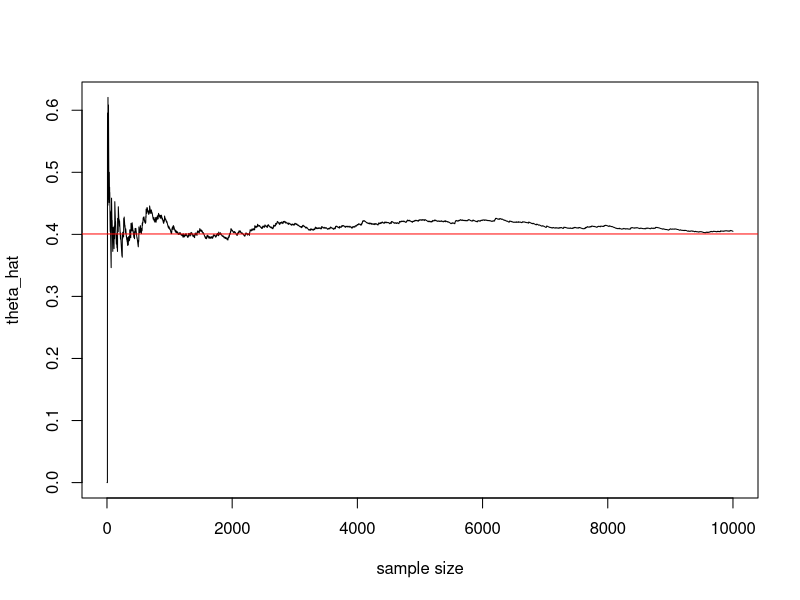
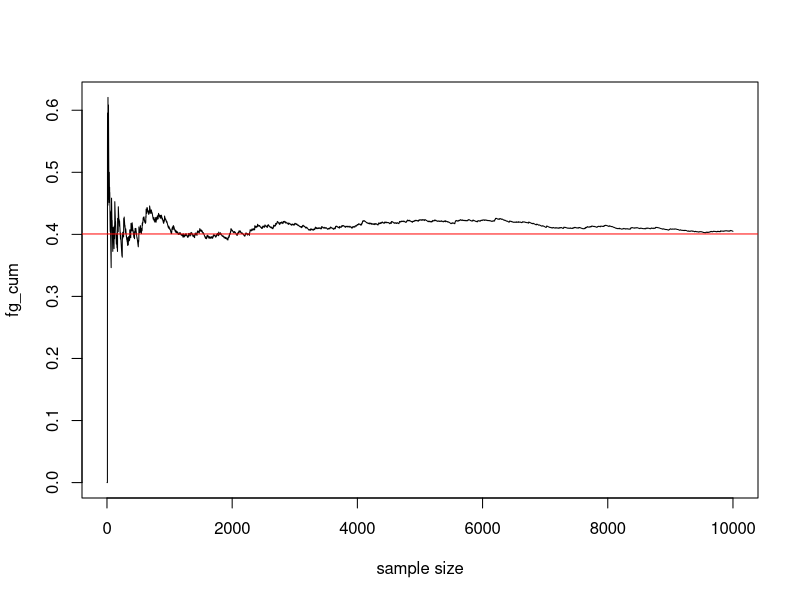
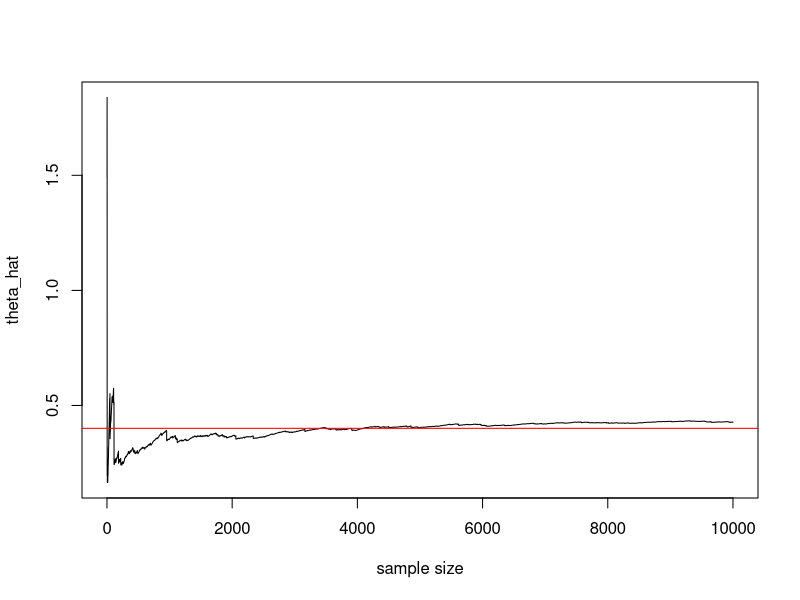
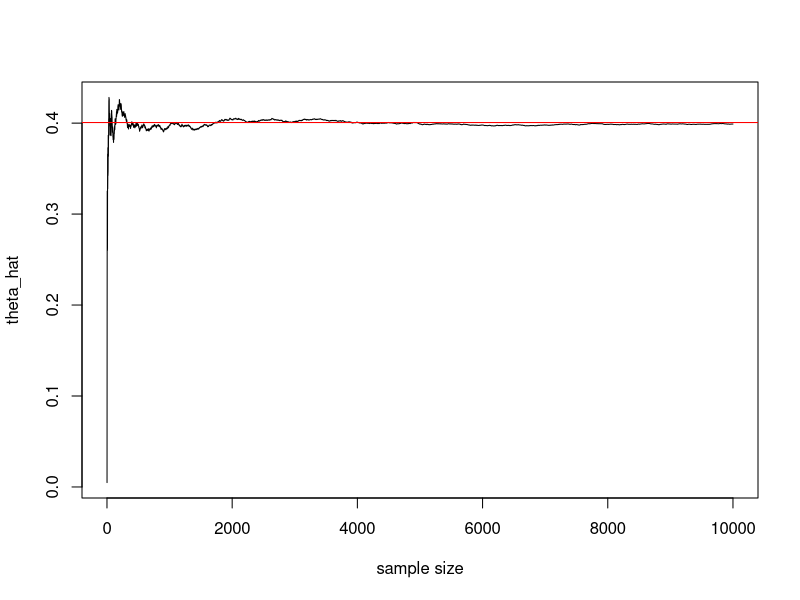
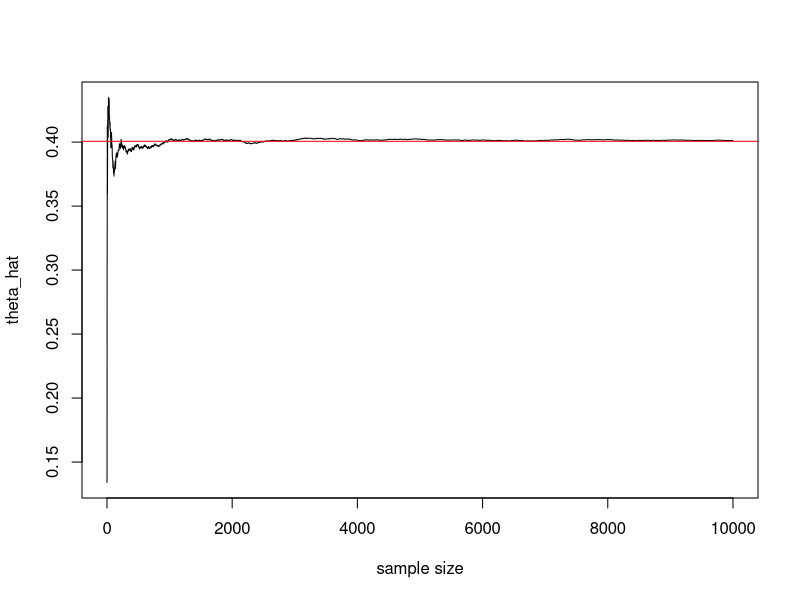

Write the R code that produced these figures, in order.
## ---- chunk 1
set.seed(1024)
n <- 10000
X <- rnorm(n) 
g <- X^2 * (X > 1)

theta_hat <- cumsum(g) / seq_len(n)

f <- function(x) (x^2 / sqrt(2 * pi)) * exp(- x^2 / 2)
theta <- integrate(f, lower = 1, upper = Inf)

plot(theta_hat, type = "l", xlab = "sample size")
abline(h = theta$value, col = "red")

## ---- chunk 2
set.seed(1024)
n <- 10000
x <- rnorm(n)

g <- function(x) {
  x^2 / sqrt(2 * pi) * exp(-x^2 / 2) * (x > 1)
}
fg <- g(x) / (1 / sqrt(2 * pi) * exp(-x^2 / 2))
theta_hat <- mean(fg)

fg_cum <- cumsum(fg) / seq_len(n)

f <- function(x) (x^2 / sqrt(2 * pi)) * exp(- x^2 / 2)
theta <- integrate(f, lower = 1, upper = Inf)

plot(fg_cum, type = "l", xlab = "sample size")
abline(h = theta$value, col = "red")

## ---- chunk 3
set.seed(1024)
n <- 10000
x <- rnorm(n, mean = 2, sd = 1)
w <- dnorm(x) / dnorm(x, 2, 1)
h <- x^2 * (x > 1)
theta_hat <- cumsum(h * w) / cumsum(w)

f <- function(x) (x^2 / sqrt(2 * pi)) * exp(- x^2 / 2)
theta <- integrate(f, lower = 1, upper = Inf)

plot(theta_hat, type = "l", xlab = "sample size")
abline(h = theta$value, col = "red")


## ---- chunk 4
set.seed(1024)
n <- 10000
u <- runif(n)
Y <- 1 / (u^4 * sqrt(2 * pi)) * exp(-1 / (2 * u^2))

theta_hat <- cumsum(Y) / seq_len(n)

f <- function(x) (x^2 / sqrt(2 * pi)) * exp(- x^2 / 2)
theta <- integrate(f, lower = 1, upper = Inf)

plot(theta_hat, type = "l", xlab = "sample size")
abline(h = theta$value, col = "red")


## ---- chunk 5
set.seed(1024)
n <- 10000
u <- runif(n)
g <- 1 / (u^4 * sqrt(2 * pi)) * exp(-1 / (2 *u^2))
f1 <- u
f2 <- u * (1 - u)

L <- lm(g ~ f1 + f2)
c1 <- -L$coefficients[2]
c2 <- -L$coefficients[3]
T_cv <- g + c1 * (f1 - 0.5) + c2 * (f2 - 1/6)

theta_hat <- cumsum(T_cv) / seq_len(n)

f <- function(x) (x^2 / sqrt(2 * pi)) * exp(- x^2 / 2)
theta <- integrate(f, lower = 1, upper = Inf)

plot(theta_hat, type = "l", xlab = "sample size")
abline(h = theta$value, col = "red")

## ---- chunk 6
set.seed(1024)
M <- 10000
n <- 10
r <- M / n
N <- 1000
T2 <- numeric(n)
estimates <- numeric(N)


g <- function(x) {
  1 / (x^4 * sqrt(2 * pi)) * exp(-1 /(2 * x^2))
}

f <- function(x) (x^2 / sqrt(2 * pi)) * exp(- x^2 / 2)
theta <- integrate(f, lower = 1, upper = Inf)$value 

n <- c(1, 2, 5, 10, 50, 100, 500, 1000)
result <- matrix(0, 8, 3, dimnames = list(n, c("mean", "sd", "bias")))

for(i in 1:length(n)) {
  k <- n[i]
  T2 <- numeric(k)
  for(j in 1:N) {
    for(p in 1:k) {
      T2[p] <- mean(g(runif(M/k, (p-1)/k, p/k))) 
      }
    estimates[j] <- mean(T2)
  }
  result[i, 1] <- mean(estimates)
  result[i, 2] <- sd(estimates)
  result[i, 3] <- mean(estimates) - theta
}
result

## ---- chunk 7
set.seed(1024)
n <- 10000
Y <- function(x, t) x^2 * dnorm(x) / dnorm(x, t, 1) * (x > 1)
t_grid <- seq(-10, 10, by = 1)
result <- matrix(0, length(t_grid), 2, dimnames = list(t_grid, c("mean", "sd")))

for(i in 1:length(t_grid)) {
  t_val <- t_grid[i]
  x <- rnorm(n, t_val, 1)
  T1 <- Y(x, t_val) 
  result[i, 1] <- mean(T1)
  result[i, 2] <- sd(T1) / sqrt(n)
}
result
